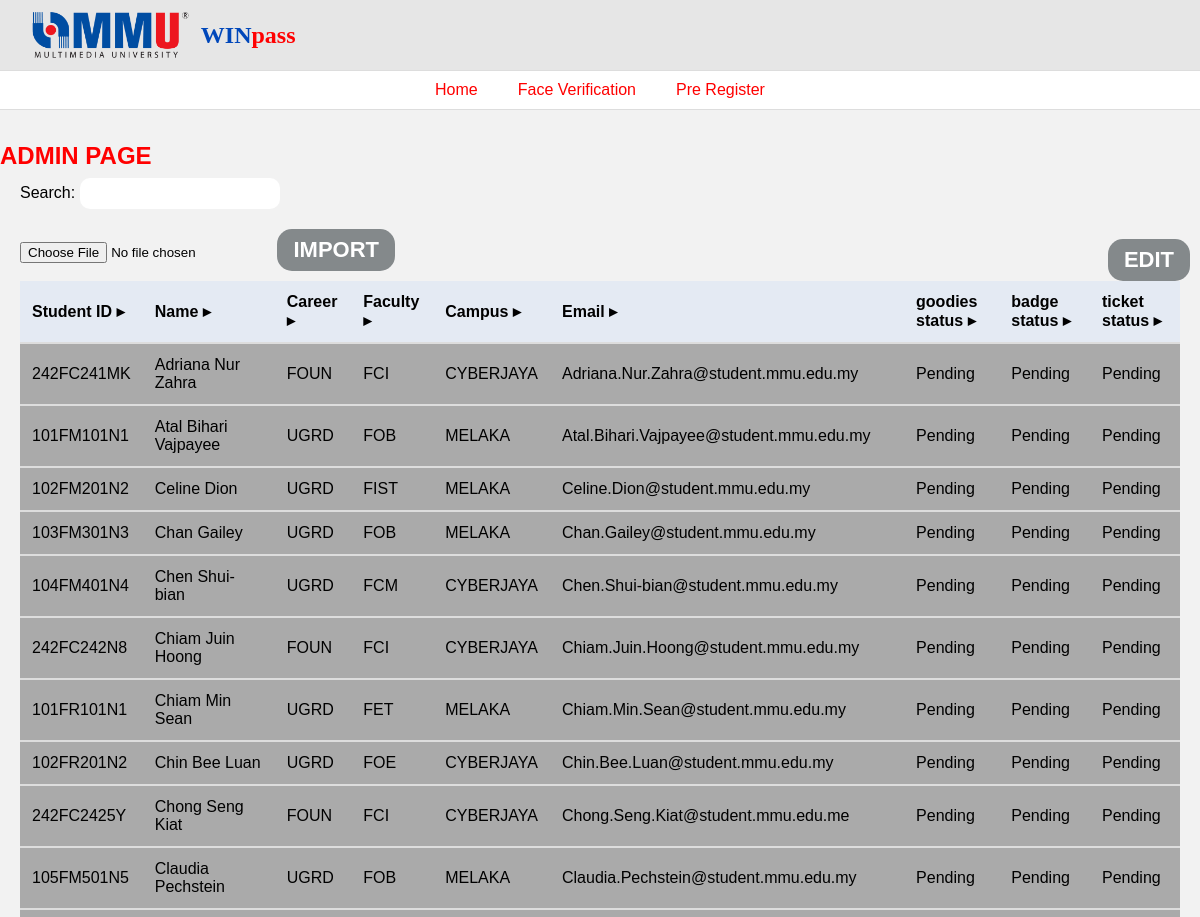
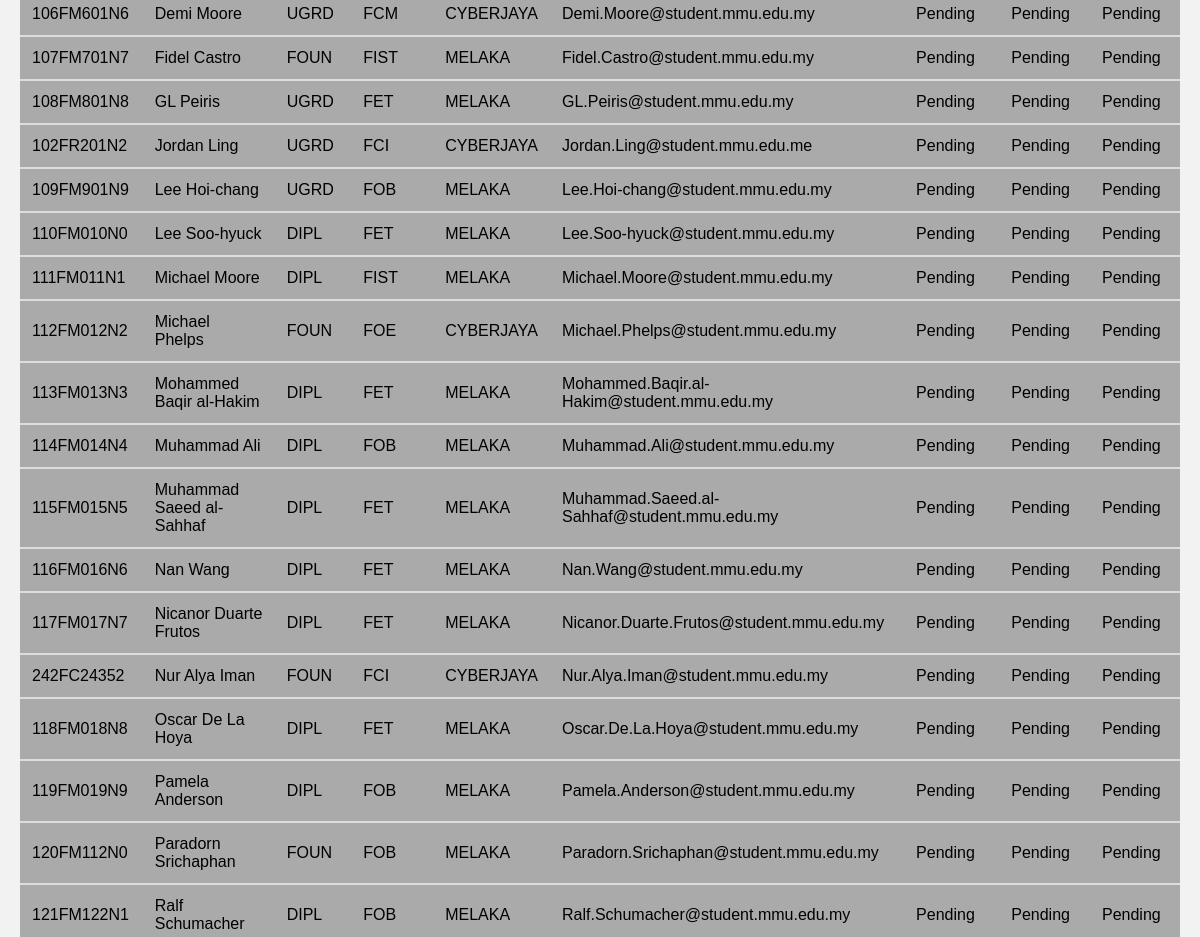
The app's page /Admin-Page (upper part), older data (2 pictures, top to bottom).
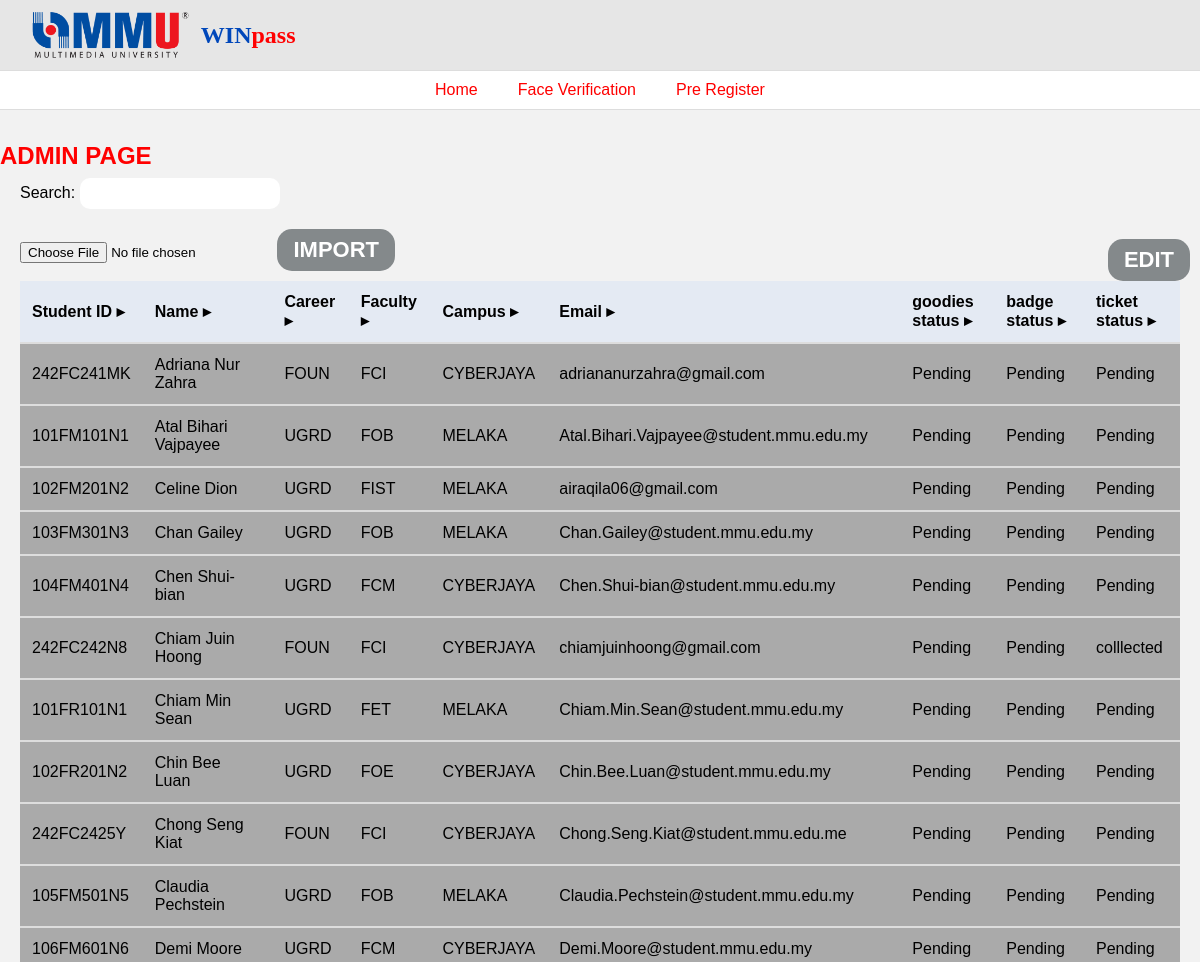
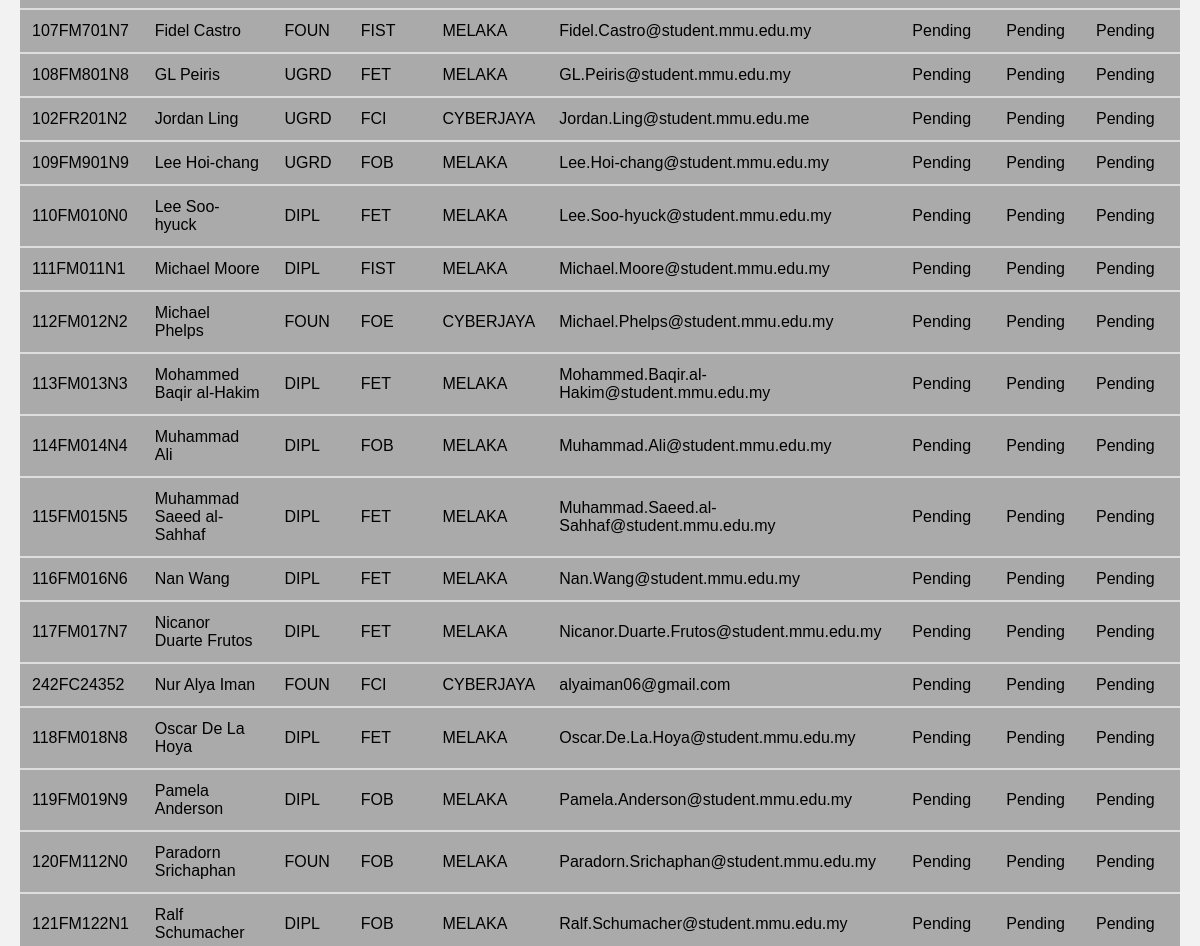
The same page, newer data (2 pictures, top to bottom).
### tables this page shows
CREATE TABLE "user" (
	"id"	INTEGER,
	"name"	TEXT NOT NULL,
	"mmu_id"	TEXT NOT NULL,
	"email"	NUMERIC NOT NULL,
	"password"	TEXT NOT NULL,
	"hall"	TEXT,
	"career"	TEXT,
	"faculty"	TEXT,
	"campus"	TEXT,
	"face_data"	BLOB,
	"qr_code"	TEXT,
	"ticket_path"	TEXT,
	"goodies_status"	TEXT DEFAULT 'Pending',
	"badge_status"	TEXT DEFAULT 'Pending',
	"ticket_status"	TEXT DEFAULT 'Pending',
	PRIMARY KEY("id" AUTOINCREMENT)
);

### app.py (the view)
@app.route('/Admin-Page')
def admin_page():
    conn = sqlite3.connect(db_path)
    cursor = conn.cursor()
    cursor.execute("SELECT mmu_id, name, career, faculty, campus, email, goodies_status, badge_status, ticket_status FROM user")
    students = cursor.fetchall()
    conn.close()
    return render_template('admin_page.html', students=students)

### templates/admin_page.html (shortened to what this page needs)
<!DOCTYPE html>
<html lang="en">
<head>
  <link rel="stylesheet" href="{{ url_for('static', filename='style.css') }}">
</head>
<body>
    <header>
     <div class="top-bar">
       <div class="logo-area">
         <img src="{{ url_for('static', filename='img_mmu.png') }}" alt="MMU Logo" class="logo"/>
         <span class="win">WIN<span class="pass">pass</span></span>
       </div>
     </div>
     <nav>
       <ul>
           <li><a href="{{ url_for('homepage') }}">Home</a></li>
         <li><a href="{{ url_for('face_verification') }}">Face Verification</a></li>
         <li><a href="{{ url_for('pre_registration_page') }}">Pre Register</a></li>
       </ul>
     </nav>
   </header>
   <main>
     <h2>ADMIN PAGE</h2>
     <div class="search-box">
        <label for="search">Search:</label>
        <input type="text" id="search"/>
      </div>
      <div class="table-container">
        <form action="{{ url_for('import_csv') }}" method="POST" enctype="multipart/form-data">
          <input type="file" name="csv_file" accept=".csv" required />
          <button class="import-button" type="submit">IMPORT</button>
        </form>
        <table>
          <thead>
            <tr>
              <th>Student ID ▸</th>
              <th>Name ▸</th>
              <th>Career ▸</th>
              <th>Faculty ▸</th>
              <th>Campus ▸</th>
              <th>Email ▸</th>
              <th>goodies status ▸</th>
              <th>badge status ▸</th>
              <th>ticket status ▸</th>
            </tr>
          </thead>
             <tbody>
              {% for student in students %}
                 <tr>
                 <td>{{ student[0] }}</td>
                 <td>{{ student[1] }}</td>
                 <td>{{ student[2] }}</td>
                 <td>{{ student[3] }}</td>
                 <td>{{ student[4] }}</td>
                 <td>{{ student[5] }}</td>
                 <td>{{ student[6] }}</td>
                 <td>{{ student[7] }}</td>
                 <td>{{ student[8] }}</td>
                 </tr>
                 {% endfor %}
             </tbody>
        </table>
         <button class="edit-button">EDIT</button>
      </div>
   </main>
</body>
</html>

Row changes from the older to the newer data that the page shows:
changed user "242FC241MK": email "Adriana.Nur.Zahra@student.mmu.edu.my" → "adriananurzahra@gmail.com"
changed user "102FM201N2": email "Celine.Dion@student.mmu.edu.my" → "airaqila06@gmail.com"
changed user "242FC242N8": email "Chiam.Juin.Hoong@student.mmu.edu.my" → "chiamjuinhoong@gmail.com"; ticket_status "Pending" → "colllected"
changed user "242FC24352": email "Nur.Alya.Iman@student.mmu.edu.my" → "alyaiman06@gmail.com"
